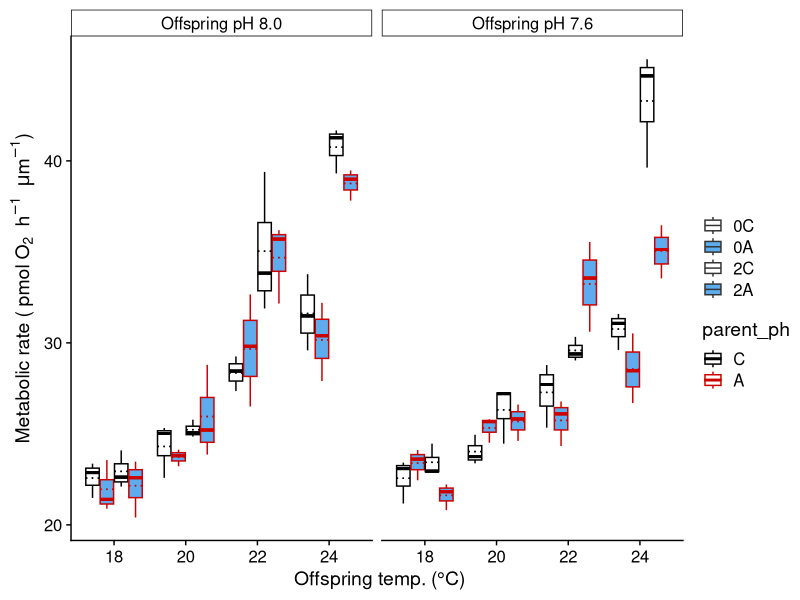
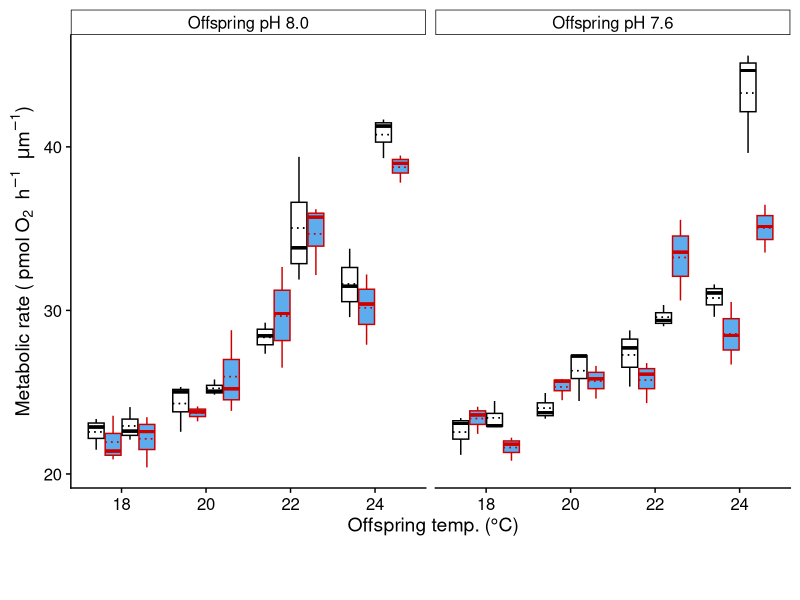

Recreate these plots in R, in order. (Note: this script raises an error after producing the figures.)
library(tidyverse)
library(readxl)
library(cowplot)
library(viridis)


df <- read_excel("input/ch_larval/larval_mR_2015.xlsx", sheet = 2, skip = 1) %>%
  mutate(temp = factor(temp), 
         ph = factor(ph, levels = c("pH 8.0", "pH 7.6")),
         parent_temp = factor(parent_temp),
         parents = factor(parents, levels = c("0C", "0A", "2C", "2A")),
         parent_ph = factor(parent_ph, levels = c("C", "A")))

# plot
# group by parent pH ------------------------------------------------------

# define new labels
facet_label <- c("Offspring pH 8.0", "Offspring pH 7.6")
names(facet_label) <- c("pH 8.0", "pH 7.6")

# create dummy plot to extract legend
dp <- ggplot(df, aes(ph, mr, fill = ph, linetype = parent_ph)) + 
  scale_linetype_discrete(name = "Parent temp.:",
                          labels = c("Ambient +0 °C", "Elevated +2 °C")) +
  scale_fill_manual(name = "Parent pH:",
                    values = c("white", "steelblue2"),
                      labels = c("pH 8.0", "pH 7.6")) +
  geom_boxplot() +
  theme_cowplot() +
  theme(legend.position="bottom") +
  geom_blank() 

legend <- get_legend(dp+ theme(legend.direction = "horizontal",legend.justification="center" ,legend.box.just = "bottom"))

juvplot <- 
  ggplot(df, aes(temp, mr, fill = parents, colour = parent_ph)) +
  facet_wrap(~ ph, labeller = labeller(ph = facet_label)) +
  geom_boxplot(
    position = position_dodge(.8)
  ) +
  stat_summary(
    fun = mean, geom = "errorbar", position = position_dodge(width = .8),
    aes(ymax = ..y.., ymin = ..y..), width = .75, linetype = 3, size = .5
  ) +
  stat_summary(
    fun = median, geom = "errorbar", position = position_dodge(width = .8),
    aes(ymax = ..y.., ymin = ..y..), width = .75, linetype = 1, size = 1
  ) +
  cowplot::theme_cowplot() +
  theme(
    strip.background = element_rect(colour = "black", fill = NA)
  ) +
  scale_fill_manual(name = "", values =c("white", "steelblue2", "white", "steelblue2")) +
  # scale_linetype_manual(values = c(5, 1)) +
  scale_colour_manual(values = c("black","red3")) +
  xlab(" Offspring temp. (°C)") +
  ylab(expression("Metabolic rate (" ~ pmol ~ O[2] ~~ h ^ -1 ~~ mu*m ^ -1 * ")")) +
  geom_blank()
juvplot


jplot <- plot_grid(
  juvplot + theme(legend.position="none"),
  legend,
  rel_heights = c(10,1),
  # hjust = -6,
  ncol = 1,
  # rel_widths = c(5, 1),
  align = "hv", axis = "l")
jplot


save_plot(
  "figs/ch_larval/juvrates.pdf", jplot,
  base_height = 10, base_width = 12
)
